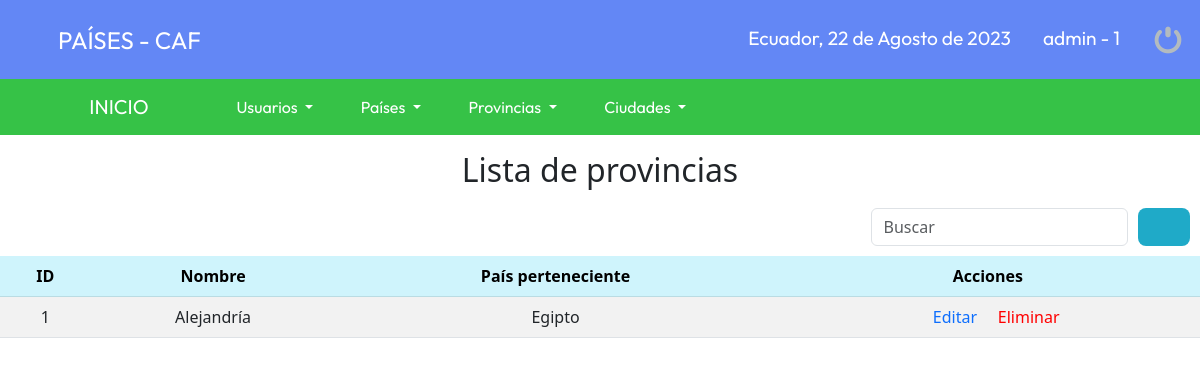
Screenshot of /CAF/sistema/buscar_provincia.php?busqueda=1 (signed in) with the database file from the repository.
### tables this page shows
CREATE TABLE `provincia` (
  `idprovincia` bigint(11) NOT NULL,
  `nombre_provincia` varchar(20) NOT NULL,
  `usuario_id` bigint(11) NOT NULL,
  `pais_id` bigint(11) NOT NULL,
  `estatus` bigint(11) NOT NULL DEFAULT '1'
);

CREATE TABLE `pais` (
  `idpais` bigint(11) NOT NULL,
  `nombrepais` varchar(20) NOT NULL,
  `capital` varchar(20) NOT NULL,
  `moneda` varchar(20) NOT NULL,
  `plato` varchar(20) NOT NULL,
  `date_add` datetime NOT NULL DEFAULT CURRENT_TIMESTAMP,
  `foto` text NOT NULL,
  `usuario_id` bigint(11) NOT NULL,
  `estatus` bigint(11) NOT NULL DEFAULT '1'
);

### CAF/sistema/buscar_provincia.php (the view, shortened to what this page needs)
<?php
	include "../conexion.php";
?>
<!DOCTYPE html>
<html>
<head>
	<link rel="stylesheet" type="text/css" href="css/style.css">
</head>
<body>
	<?php include "includes/header.php"; ?>
	<h2 class="titulos">Lista de provincias</h2>
	<?php
		$busqueda = strtolower($_REQUEST['busqueda']);
	?>
	<form action="buscar_provincia.php" method="get" class="form_search">
		<div class="form-group">
			<input class="form-control" type="text" name="busqueda" id="busqueda" placeholder="Buscar">
		</div>
		<button type="submit" class="btn_search"><i class="fa-solid fa-magnifying-glass"></i></button>
	</form>
	<table class="table table-striped table-hover">
	    <thead class="table-info">
	    	<tr>
		      	<th scope="col">ID</th>
		        <th scope="col">Nombre</th>
		        <th scope="col">País perteneciente</th>
		        <th scope="col">Acciones</th>
	    	</tr>
	    </thead>
	    <?php
			$por_pagina = 4;
			if(empty($_GET['pagina'])){
				$pagina = 1;
			}else{
				$pagina = $_GET['pagina'];
			}
			$desde= ($pagina-1) * $por_pagina;
			$query = mysqli_query($conection, "SELECT u.idprovincia, u.nombre_provincia, r.nombrepais FROM provincia u INNER JOIN pais r ON u.pais_id = r.idpais
								WHERE
								(u.idprovincia LIKE '%$busqueda%' OR
								u.nombre_provincia LIKE '%$busqueda%' OR
								r.nombrepais LIKE '%$busqueda%')
								AND
								u.estatus = 1 ORDER BY u.idprovincia ASC LIMIT $desde, $por_pagina");
			$result = mysqli_num_rows($query);
			if($result>0){
				while ($data = mysqli_fetch_array($query)){
		?>
	  <tbody>
	        <tr>
				<td><?php echo $data['idprovincia']; ?></td>
				<td><?php echo $data['nombre_provincia']; ?></td>
				<td><?php echo $data['nombrepais']; ?></td>
				<td>
					<a class="link_edit" href="editar_provincia.php?id=<?php echo $data['idprovincia']; ?>"><i class="fa-solid fa-pen-to-square"></i> Editar</a>
					<a class="link_delete" href="eliminar_confirmar_provincia.php?id=<?php echo $data['idprovincia']; ?>"><i class="fa-solid fa-trash"></i> Eliminar</a>
				</td>
			</tr>
	  </tbody>
	  	<?php
				}
			}
		?>
	</table>
</body>
</html>

### CAF/sistema/css/style.css (style rules this page uses)
* { margin: 0; padding: 0; box-sizing: border-box; }
table { text-align: center; }
table tr:nth-child(odd) { background: #fff; }
table a { text-decoration: none; }
table .link_delete { color: red; }
.form_search { display: -webkit-flex; display: -moz-flex; display: -ms-flex; display: -o-flex; display: flex; float: right; background: initial; padding: 10px; border-radius: 10px; }
.form_search .btn_search { background: #1faac8; color: #fff; padding: 0 20px; border: 0.3rem; border-radius: 0.5rem; cursor: pointer; margin-left: 10px; }
.titulos { text-align: center; margin-top: 1rem; }
.link_delete { color: #f26b6b; }

### rows the page displays
provincia: idprovincia "1", nombre_provincia "Alejandría", pais.nombrepais "Egipto"

### other values shown
fechaC() "22 de Agosto de 2023"
$_SESSION['user'] "admin"
$_SESSION['rol'] "1"
